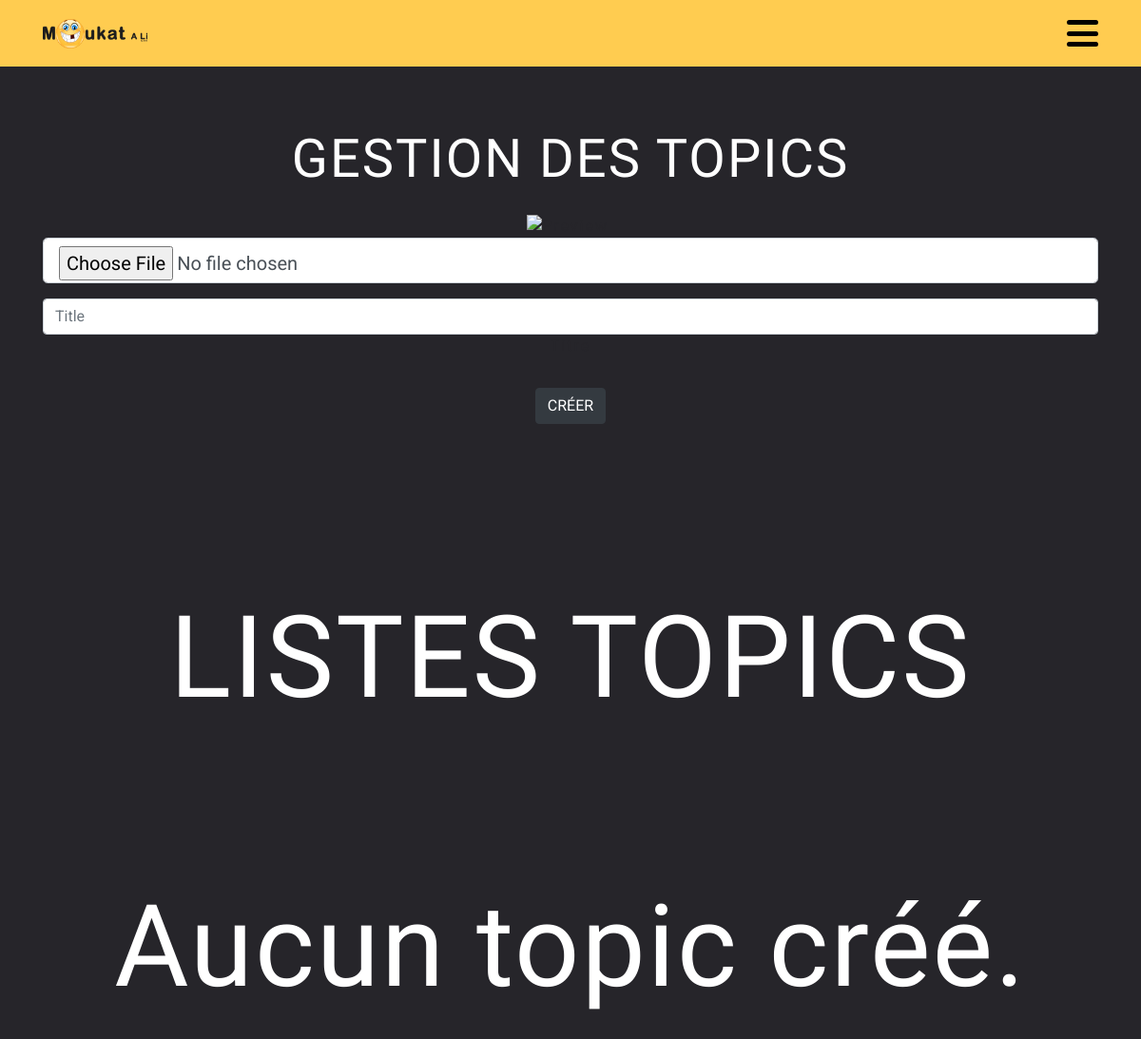
/pages/admin/gestion-topic.php, run on an earlier commit of the app's database.
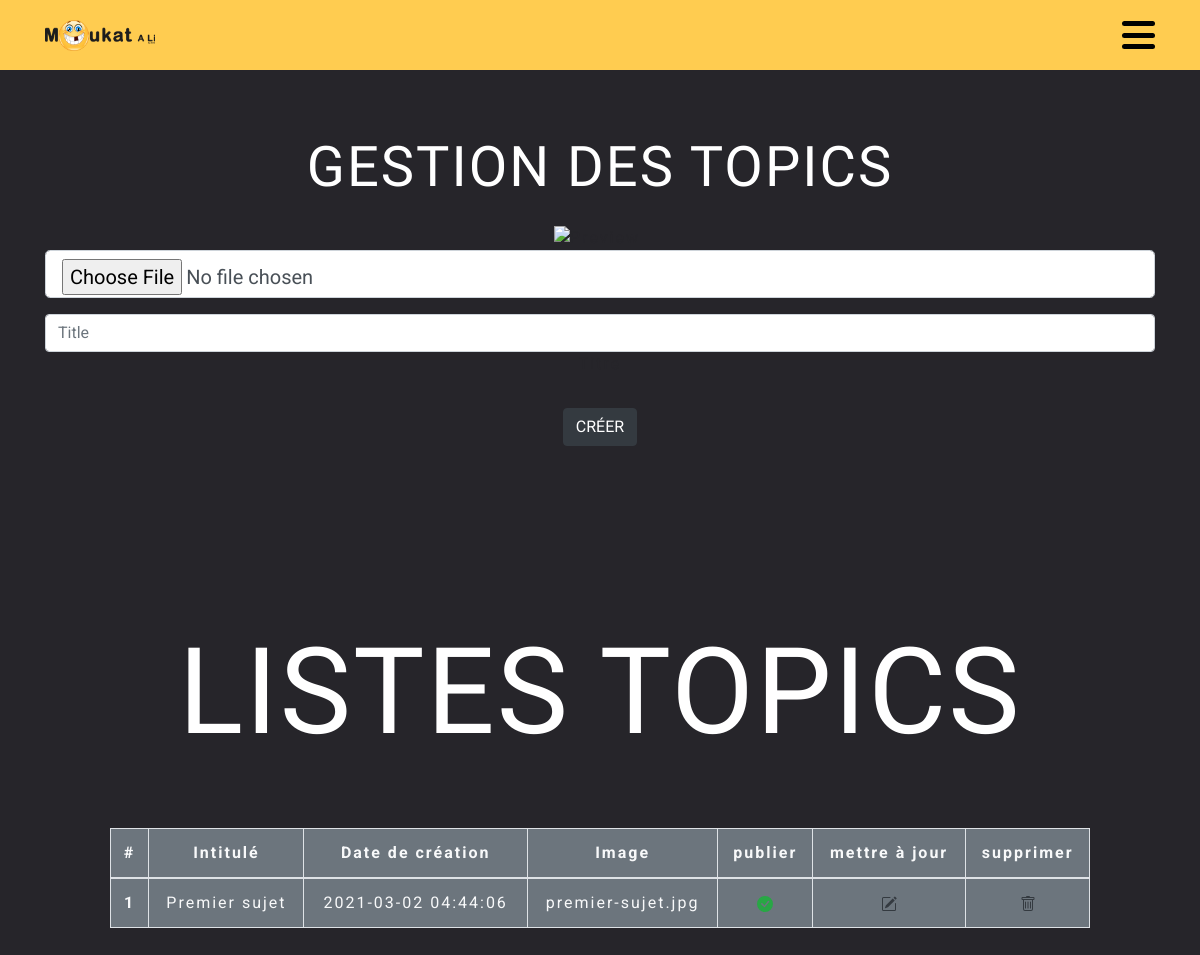
And on a later commit of the database.
### tables this page shows
CREATE TABLE `topics` (
  `id` int(10) UNSIGNED NOT NULL,
  `title` varchar(100) NOT NULL,
  `image` varchar(255) NOT NULL,
  `published` int(10) NOT NULL,
  `created_at` timestamp NOT NULL DEFAULT CURRENT_TIMESTAMP,
  `updated_at` timestamp NULL DEFAULT NULL
);

### src/controller/topic-function.php (called while the page is built, shortened)
<?php
$topic_id = 0;
if (isset($_GET)) {
    return $topic_id;
}
function readAllTopics(){
   global $db_connect, $topics;
   $sql = "SELECT * FROM moukatali.topics ORDER BY created_at DESC ";
   $pdoStat = $db_connect->prepare($sql);
    $pdoStat->execute();
   $topics = $pdoStat->fetchAll();
   return $topics;
}

### src/pages/admin/gestion-topic.php (the view, shortened to what the changed rows need)
<?php
require ROOT_PATH . '/config/database.php';
require ROOT_PATH . '/src/controller/topic-function.php';
$topics = readAllTopics();
include('../../layout/head.php');
?>
</head>
  <body>
    <section id="form-subject">
      <div class="container text-center">
      <h1 class="text-uppercase display-4 text-center py-3 mt-5">Gestion des Topics</h1>
    </section>
    <section>
      <div class="container-fluid col-11  justify-content-center mt-5 mb-5">
        <h1 class="text-uppercase text-center py-3 mt-5 mb-5 pt-5">Listes topics</h1>
        <?php if (empty($topics)) : ?>
          <h1 style="text-align: center; margin-top: 20px;">Aucun topic créé.</h1>
        <?php else : ?>
          <div class=" d-flex justify-content-center">
            <table class="col-11 table table-bordered bg-secondary  text-center text-light">
              <thead>
                <tr>
                  <th scope="col">#</th>
                  <th scope="col">Intitulé</th>
                  <th scope="col">Date de création</th>
                  <th scope="col">Image</th>
                    <th scope="col">publier</th>
                  <th scope="col">mettre à jour</th>
                  <th scope="col">supprimer</th>
                </tr>
              </thead>
              <tbody>
                <?php foreach ($topics as $key => $topic) : ?>
                  <div class="user">
                    <tr>
                      <th scope="row" class="align-middle"><?php echo $key + 1; ?></th>
                      <td class="align-middle"><?php echo $topic['title']; ?></td>
                      <td class="align-middle"><?php echo $topic['created_at']; ?></td>
                      <td class="align-middle"><?php echo $topic['image']; ?></td>
                        <td class="align-middle">
                          <?php if ($topic['published'] == 0) : ?>
                            <a href="gestion-topic.php?unpublish=<?= $topic['id'] ?>" role="button">
                              <svg width="16" height="16" fill="currentColor" class="bi bi-x-circle-fill text-danger" viewBox="0 0 16 16">
                                <path d="M16 8A8 8 0 1 1 0 8a8 8 0 0 1 16 0zM5.354 4.646a.5.5 0 1 0-.708.708L7.293 8l-2.647 2.646a.5.5 0 0 0 .708.708L8 8.707l2.646 2.647a.5.5 0 0 0 .708-.708L8.707 8l2.647-2.646a.5.5 0 0 0-.708-.708L8 7.293 5.354 4.646z" />
                              </svg>
                            </a>
                          <?php else : ?>
                            <a href="gestion-topic.php?publish=<?= $topic['id'] ?>" role="button">
                              <svg width="16" height="16" fill="currentColor" class="bi bi-check-circle-fill text-success" viewBox="0 0 16 16">
                                <path d="M16 8A8 8 0 1 1 0 8a8 8 0 0 1 16 0zm-3.97-3.03a.75.75 0 0 0-1.08.022L7.477 9.417 5.384 7.323a.75.75 0 0 0-1.06 1.06L6.97 11.03a.75.75 0 0 0 1.079-.02l3.992-4.99a.75.75 0 0 0-.01-1.05z" />
                              </svg>
                            </a>
                          <?php endif; ?>
                        </td>
                      <td class="align-middle">
                        <a class="text-dark" href="gestion-topic.php?edit-topic=<?= $topic['id'] ?>" role="button">
                        </a>
                      </td>
                      <td class="align-middle">
                        <a class="text-dark" href="gestion-topic.php?delete-topic=<?= $topic['id'] ?>" role="button">
                        </a>
                      </td>
                    </tr>
                  </div>
                <?php endforeach; ?>
              </tbody>
            </table>
          </div>
        <?php endif; ?>
      </div>
    </section>
</body>
</html>

What changed in the data, as far as the page shows it:
added topics: title "Premier sujet", created_at "2021-03-02 04:44:06", image "premier-sujet.jpg"
Also different on the page:
text no longer shown: "Aucun topic créé."
text now shown: "# Intitulé Date de création Image publier mettre à jour supprimer"
